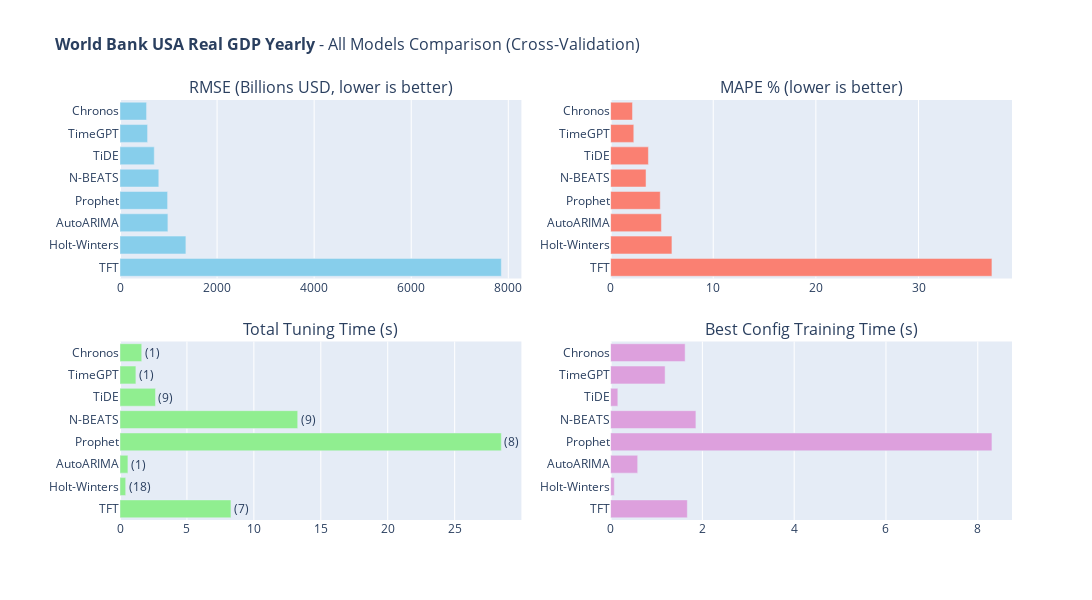

Source (notebook cell):
### Code cell
# 10. All Models Comparison (Interactive)

fig_comparison = plot_model_comparison(
    tracker.get_results_df(),  # <--- ZDE SE BEROU DATA
    DATASET_CONFIG["name"], 
    value_unit=DATASET_CONFIG.get("value_unit")
)
if fig_comparison: fig_comparison.show()

### Figure 1 — Plotly figure (JSON) as saved in the notebook; plotly's stock layout.template omitted (floating-point values rounded to 4 significant figures)
{"data": [{"hovertemplate": "<b>%{y}</b><br>RMSE: %{x:.2f}<extra></extra>", "marker": {"color": "skyblue"}, "orientation": "h", "type": "bar", "x": [547.3, 568.1, 705.8, 799.4, 980.7, 986.8, 1357.0, 7856.0], "xaxis": "x", "y": ["Chronos", "TimeGPT", "TiDE", "N-BEATS", "Prophet", "AutoARIMA", "Holt-Winters", "TFT"], "yaxis": "y"}, {"hovertemplate": "<b>%{y}</b><br>MAPE: %{x:.2f}%<extra></extra>", "marker": {"color": "salmon"}, "orientation": "h", "type": "bar", "x": [2.132, 2.26, 3.684, 3.452, 4.838, 4.952, 5.975, 37.15], "xaxis": "x2", "y": ["Chronos", "TimeGPT", "TiDE", "N-BEATS", "Prophet", "AutoARIMA", "Holt-Winters", "TFT"], "yaxis": "y2"}, {"hovertemplate": "<b>%{y}</b><br>Time: %{x:.2f}s<extra></extra>", "marker": {"color": "lightgreen"}, "orientation": "h", "text": ["(1)", "(1)", "(9)", "(9)", "(8)", "(1)", "(18)", "(7)"], "textposition": "outside", "type": "bar", "x": [1.624, 1.187, 2.651, 13.28, 28.49, 0.5913, 0.424, 8.289], "xaxis": "x3", "y": ["Chronos", "TimeGPT", "TiDE", "N-BEATS", "Prophet", "AutoARIMA", "Holt-Winters", "TFT"], "yaxis": "y3"}, {"hovertemplate": "<b>%{y}</b><br>Time: %{x:.2f}s<extra></extra>", "marker": {"color": "plum"}, "orientation": "h", "type": "bar", "x": [1.624, 1.187, 0.1576, 1.859, 8.308, 0.59, 0.08046, 1.672], "xaxis": "x4", "y": ["Chronos", "TimeGPT", "TiDE", "N-BEATS", "Prophet", "AutoARIMA", "Holt-Winters", "TFT"], "yaxis": "y4"}], "layout": {"annotations": [{"font": {"size": 16}, "showarrow": false, "text": "RMSE (Billions USD, lower is better)", "x": 0.225, "xanchor": "center", "xref": "paper", "y": 1, "yanchor": "bottom", "yref": "paper"}, {"font": {"size": 16}, "showarrow": false, "text": "MAPE % (lower is better)", "x": 0.775, "xanchor": "center", "xref": "paper", "y": 1, "yanchor": "bottom", "yref": "paper"}, {"font": {"size": 16}, "showarrow": false, "text": "Total Tuning Time (s)", "x": 0.225, "xanchor": "center", "xref": "paper", "y": 0.425, "yanchor": "bottom", "yref": "paper"}, {"font": {"size": 16}, "showarrow": false, "text": "Best Config Training Time (s)", "x": 0.775, "xanchor": "center", "xref": "paper", "y": 0.425, "yanchor": "bottom", "yref": "paper"}], "height": 600, "margin": {"l": 120}, "showlegend": false, "title": {"font": {"size": 16}, "text": "<b>World Bank USA Real GDP Yearly</b> - All Models Comparison (Cross-Validation)"}, "width": 1700, "xaxis": {"anchor": "y", "domain": [0, 0.45]}, "xaxis2": {"anchor": "y2", "domain": [0.55, 1]}, "xaxis3": {"anchor": "y3", "domain": [0, 0.45]}, "xaxis4": {"anchor": "y4", "domain": [0.55, 1]}, "yaxis": {"anchor": "x", "autorange": "reversed", "domain": [0.575, 1]}, "yaxis2": {"anchor": "x2", "autorange": "reversed", "domain": [0.575, 1]}, "yaxis3": {"anchor": "x3", "autorange": "reversed", "domain": [0, 0.425]}, "yaxis4": {"anchor": "x4", "autorange": "reversed", "domain": [0, 0.425]}}}
